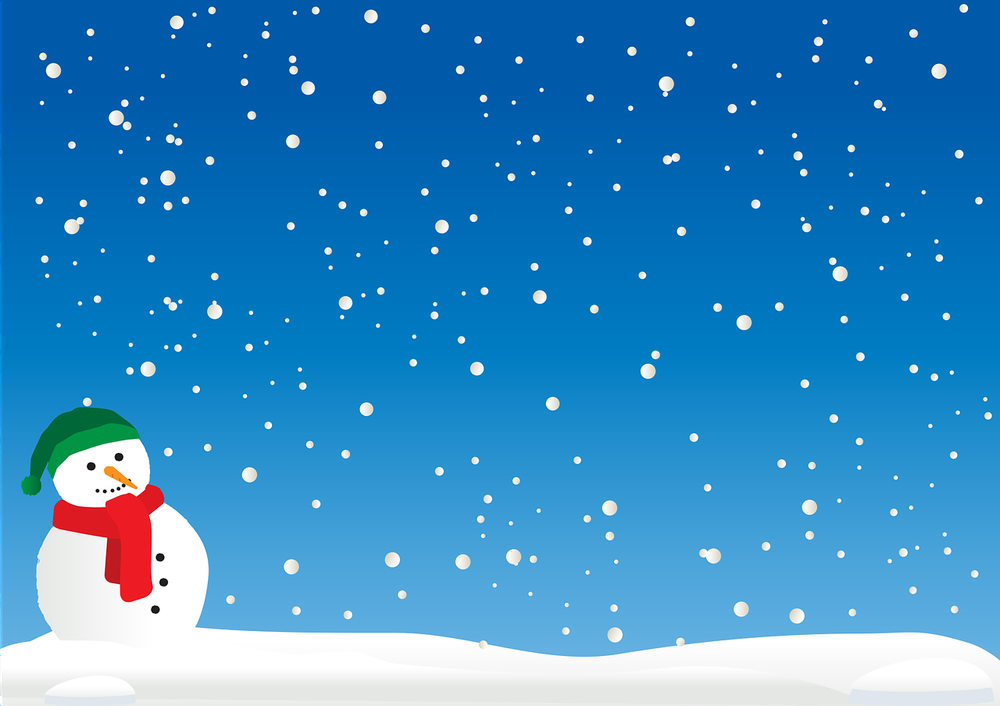
#> input picture 3. 비전 AI/0430 - 이미지처리, 컬러 마스크, 얼굴인식/51_ImageProcessing-Basic/cv_images/snowman.png, 1000 x 706 px, shrunk from 1280 x 904 before the run, found by its file name
$ jupyter execute --allow-errors '40_이미지검출-경계선.ipynb'
#> lines starting #> are read from the running program, lines starting #| are printed output that depends on the picture; after the words box and inside, x2 and y2 are one past the last pixel; in counts of white or black regions, pixels touching at a corner belong together
# 이미지 검출(경계선)

pixabay - snowman
https://pixabay.com/ko/vectors/%ed%81%ac%eb%a6%ac%ec%8a%a4%eb%a7%88%ec%8a%a4-%ec%b6%94%ec%9a%b4-%ed%92%8d%ea%b2%bd-%ec%9e%a5%eb%a9%b4-1300089/

## Canny Edge Detection
- 가장자리(edge)를 찾는 데 사용
- 컬러이미지에 적용할 경우 내부적으로 회색조로 변경한 후 에지 검출을 수행함.
- `cv2.Canny(img, threshold1, threshold2)`
    - threshold1 (하위 임계값, minVal): 이 값 이하의 그레이디언트(명암 변화율)를 가진 픽셀은 에지가 아니라고 간주함(에지로 간주되기 위한 최소한의 명암 변화량)

    - threshold2 (상위 임계값, maxVal): 이 값 이상의 그레이디언트를 가진 픽셀은 강한 에지로 간주되며, threshold1과 threshold2 사이의 그레이디언트를 가진 픽셀은 연결된 강한 에지가 존재할 경우에만 에지로 간주함

[cell 1]
import cv2

img_file = '../cv_images/snowman.png'

img = cv2.imread(img_file)
#> img is the input picture: shape (706, 1000, 3); mean B, G, R 196.6, 138.9, 54.3
gray = cv2.imread(img_file,cv2.IMREAD_GRAYSCALE)
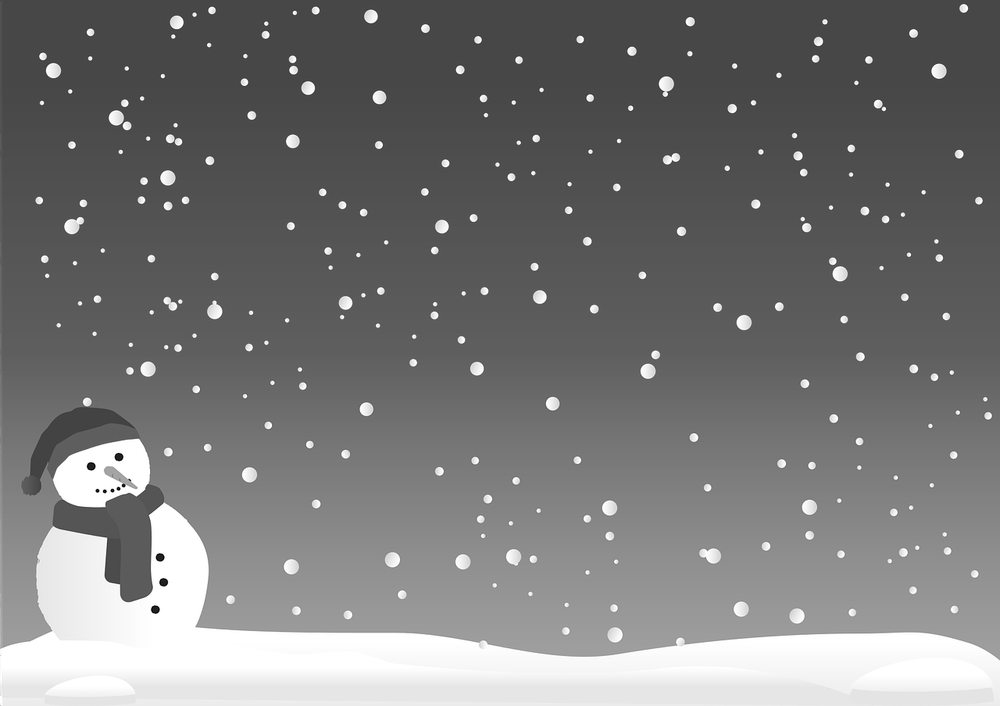
#> gray: shape (706, 1000); min 0, max 255, mean 119.7

canny1 = cv2.Canny(img, 150, 200)
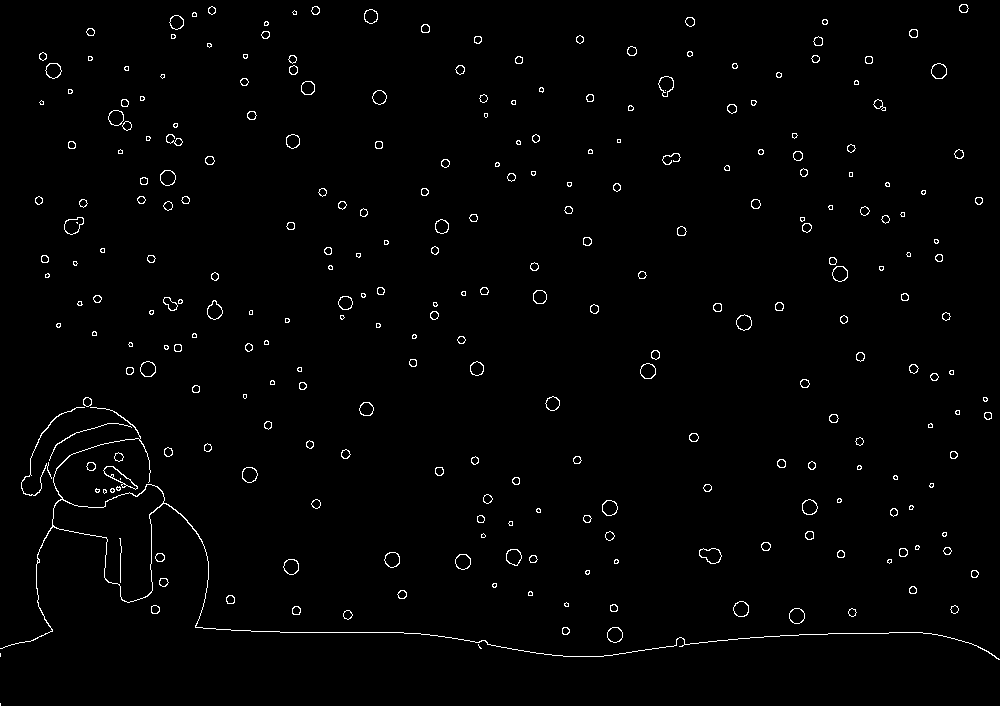
#> canny1: shape (706, 1000); 1.4% white in thin lines or dots
canny2 = cv2.Canny(gray, 150, 200)
#> canny2: shape (706, 1000); 1.3% white in thin lines or dots
        # 대상이미지, minVal(하위임계값), maxVal(상위임계값)

cv2.imshow('img', img)
cv2.imshow('canny1', canny1)
cv2.imshow('canny2', canny2)
cv2.waitKey(0)
cv2.destroyAllWindows()

$ run again, with 3. 비전 AI/0430 - 이미지처리, 컬러 마스크, 얼굴인식/51_ImageProcessing-Basic/cv_images/apple1.png copied over 3. 비전 AI/0430 - 이미지처리, 컬러 마스크, 얼굴인식/51_ImageProcessing-Basic/cv_images/snowman.png
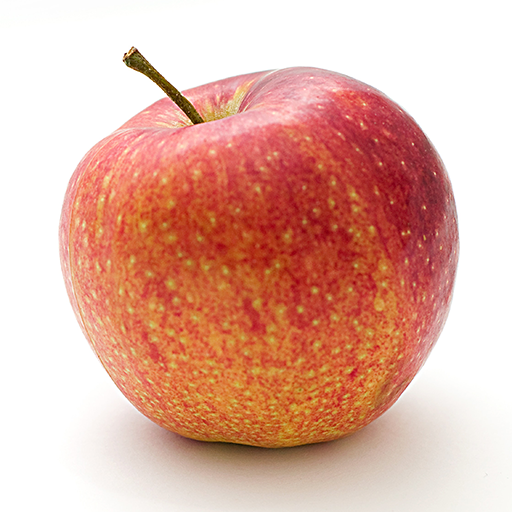
#> input picture 3. 비전 AI/0430 - 이미지처리, 컬러 마스크, 얼굴인식/51_ImageProcessing-Basic/cv_images/apple1.png, 512 x 512 px, found by its file name
#> img is the input picture: shape (512, 512, 3); mean B, G, R 163.1, 177.7, 225.5
#> `canny1 = cv2.Canny(img, 150, 200)`:
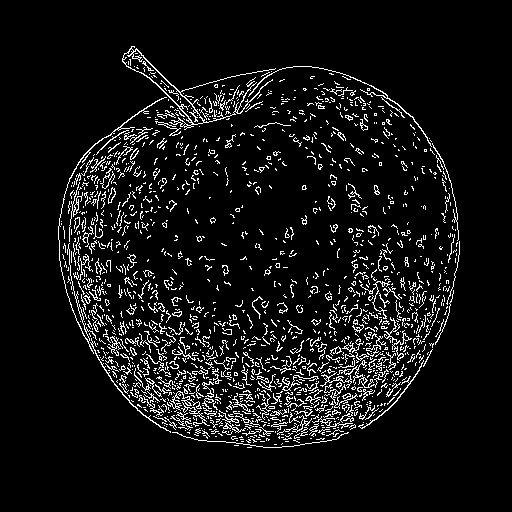
#> canny1: shape (512, 512); 7.2% white in thin lines or dots, all inside (x1, y1, x2, y2) = (58, 46, 460, 448)
#> `canny2 = cv2.Canny(gray, 150, 200)`:
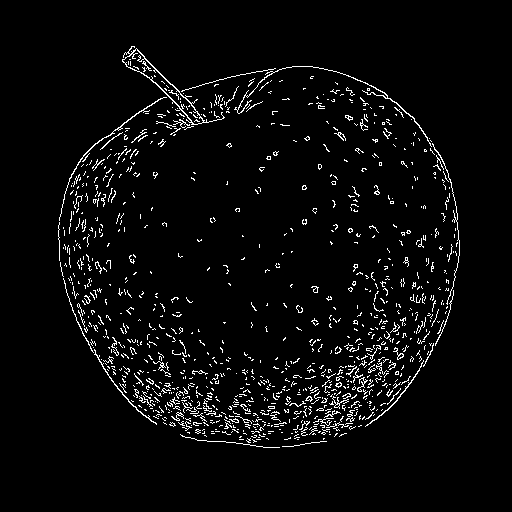
#> canny2: shape (512, 512); 3.8% white in thin lines or dots, all inside (x1, y1, x2, y2) = (58, 46, 460, 448)
